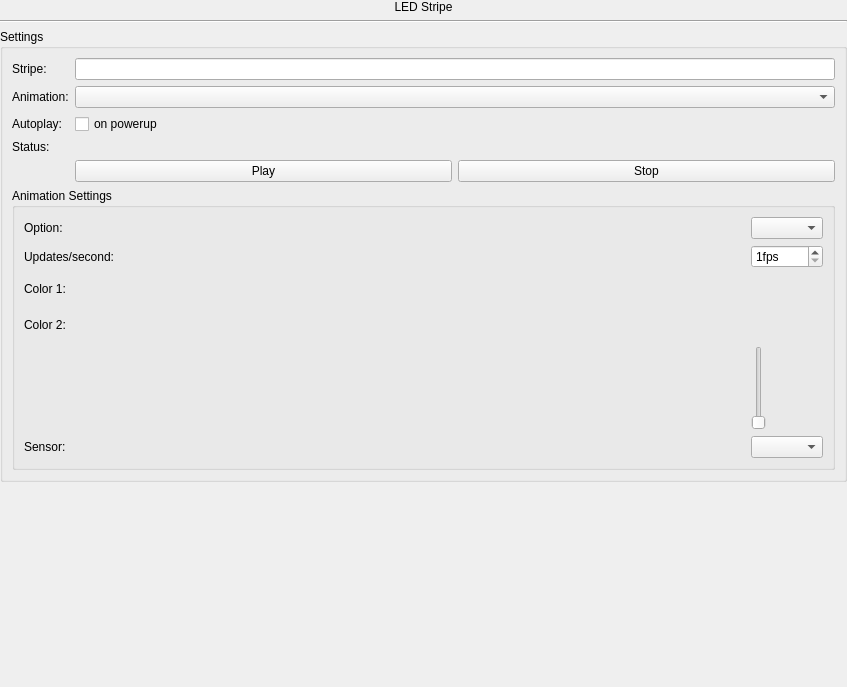
<?xml version="1.0" encoding="UTF-8"?>
<ui version="4.0">
 <class>WidgetFastLEDForm</class>
 <widget class="QWidget" name="WidgetFastLEDForm">
  <property name="geometry">
   <rect>
    <x>0</x>
    <y>0</y>
    <width>847</width>
    <height>687</height>
   </rect>
  </property>
  <property name="windowTitle">
   <string>Form</string>
  </property>
  <layout class="QGridLayout" name="gridLayout_3">
   <property name="leftMargin">
    <number>0</number>
   </property>
   <property name="topMargin">
    <number>0</number>
   </property>
   <property name="rightMargin">
    <number>0</number>
   </property>
   <property name="bottomMargin">
    <number>0</number>
   </property>
   <item row="1" column="0" colspan="2">
    <widget class="Line" name="line">
     <property name="orientation">
      <enum>Qt::Horizontal</enum>
     </property>
    </widget>
   </item>
   <item row="2" column="0" colspan="2">
    <widget class="QGroupBox" name="gbFastLed">
     <property name="title">
      <string>Settings</string>
     </property>
     <layout class="QGridLayout" name="gridLayout_2">
      <item row="0" column="0">
       <widget class="QLabel" name="label_6">
        <property name="text">
         <string>Stripe:</string>
        </property>
       </widget>
      </item>
      <item row="0" column="1">
       <widget class="QLineEdit" name="leName"/>
      </item>
      <item row="1" column="0">
       <widget class="QLabel" name="label">
        <property name="text">
         <string>Animation:</string>
        </property>
       </widget>
      </item>
      <item row="1" column="1">
       <widget class="QComboBox" name="cbAnimation">
        <property name="sizePolicy">
         <sizepolicy hsizetype="Preferred" vsizetype="Fixed">
          <horstretch>1</horstretch>
          <verstretch>0</verstretch>
         </sizepolicy>
        </property>
       </widget>
      </item>
      <item row="2" column="0">
       <widget class="QLabel" name="label_9">
        <property name="text">
         <string>Autoplay:</string>
        </property>
       </widget>
      </item>
      <item row="2" column="1">
       <widget class="QCheckBox" name="checkBox">
        <property name="text">
         <string>on powerup</string>
        </property>
       </widget>
      </item>
      <item row="3" column="0">
       <widget class="QLabel" name="label_5">
        <property name="text">
         <string>Status:</string>
        </property>
       </widget>
      </item>
      <item row="3" column="1">
       <widget class="QLabel" name="lStatus">
        <property name="text">
         <string/>
        </property>
       </widget>
      </item>
      <item row="4" column="1">
       <layout class="QHBoxLayout" name="horizontalLayout">
        <item>
         <widget class="QPushButton" name="pbPlay">
          <property name="text">
           <string>Play</string>
          </property>
         </widget>
        </item>
        <item>
         <widget class="QPushButton" name="pbStop">
          <property name="text">
           <string>Stop</string>
          </property>
         </widget>
        </item>
       </layout>
      </item>
      <item row="5" column="0" colspan="2">
       <widget class="QGroupBox" name="gbAnimation">
        <property name="title">
         <string>Animation Settings</string>
        </property>
        <layout class="QGridLayout" name="gridLayout">
         <item row="0" column="0">
          <widget class="QLabel" name="label_7">
           <property name="text">
            <string>Option:</string>
           </property>
          </widget>
         </item>
         <item row="0" column="1">
          <widget class="QComboBox" name="cbOption">
           <property name="sizePolicy">
            <sizepolicy hsizetype="Preferred" vsizetype="Fixed">
             <horstretch>1</horstretch>
             <verstretch>0</verstretch>
            </sizepolicy>
           </property>
          </widget>
         </item>
         <item row="1" column="0">
          <widget class="QLabel" name="label_4">
           <property name="text">
            <string>Updates/second:</string>
           </property>
          </widget>
         </item>
         <item row="1" column="1">
          <widget class="QSpinBox" name="spinBox">
           <property name="suffix">
            <string>fps</string>
           </property>
           <property name="minimum">
            <number>1</number>
           </property>
           <property name="maximum">
            <number>100</number>
           </property>
          </widget>
         </item>
         <item row="2" column="0">
          <widget class="QLabel" name="label_2">
           <property name="text">
            <string>Color 1:</string>
           </property>
          </widget>
         </item>
         <item row="2" column="1">
          <widget class="color_widgets::ColorSelector" name="ColorSelector_1">
           <property name="sizePolicy">
            <sizepolicy hsizetype="Preferred" vsizetype="Fixed">
             <horstretch>0</horstretch>
             <verstretch>0</verstretch>
            </sizepolicy>
           </property>
           <property name="minimumSize">
            <size>
             <width>0</width>
             <height>30</height>
            </size>
           </property>
          </widget>
         </item>
         <item row="3" column="0">
          <widget class="QLabel" name="label_3">
           <property name="text">
            <string>Color 2:</string>
           </property>
          </widget>
         </item>
         <item row="3" column="1">
          <widget class="color_widgets::ColorSelector" name="ColorSelector_2">
           <property name="sizePolicy">
            <sizepolicy hsizetype="Preferred" vsizetype="Fixed">
             <horstretch>0</horstretch>
             <verstretch>0</verstretch>
            </sizepolicy>
           </property>
           <property name="minimumSize">
            <size>
             <width>0</width>
             <height>30</height>
            </size>
           </property>
          </widget>
         </item>
         <item row="4" column="1">
          <widget class="color_widgets::GradientSlider" name="GradientSlider">
           <property name="enabled">
            <bool>true</bool>
           </property>
           <property name="minimumSize">
            <size>
             <width>0</width>
             <height>30</height>
            </size>
           </property>
           <property name="sliderPosition">
            <number>0</number>
           </property>
           <property name="tracking">
            <bool>false</bool>
           </property>
          </widget>
         </item>
         <item row="5" column="0">
          <widget class="QLabel" name="label_11">
           <property name="text">
            <string>Sensor:</string>
           </property>
          </widget>
         </item>
         <item row="5" column="1">
          <widget class="QComboBox" name="cbSensor"/>
         </item>
        </layout>
       </widget>
      </item>
     </layout>
    </widget>
   </item>
   <item row="3" column="1">
    <spacer name="verticalSpacer">
     <property name="orientation">
      <enum>Qt::Vertical</enum>
     </property>
     <property name="sizeHint" stdset="0">
      <size>
       <width>20</width>
       <height>93</height>
      </size>
     </property>
    </spacer>
   </item>
   <item row="0" column="0" colspan="2">
    <widget class="QLabel" name="lTitle">
     <property name="text">
      <string>LED Stripe</string>
     </property>
     <property name="alignment">
      <set>Qt::AlignCenter</set>
     </property>
    </widget>
   </item>
  </layout>
 </widget>
 <customwidgets>
  <customwidget>
   <class>color_widgets::ColorPreview</class>
   <extends>QWidget</extends>
   <header>color_preview.hpp</header>
  </customwidget>
  <customwidget>
   <class>color_widgets::GradientSlider</class>
   <extends>QSlider</extends>
   <header>gradient_slider.hpp</header>
  </customwidget>
  <customwidget>
   <class>color_widgets::ColorSelector</class>
   <extends>color_widgets::ColorPreview</extends>
   <header>color_selector.hpp</header>
  </customwidget>
 </customwidgets>
 <resources/>
 <connections/>
</ui>
